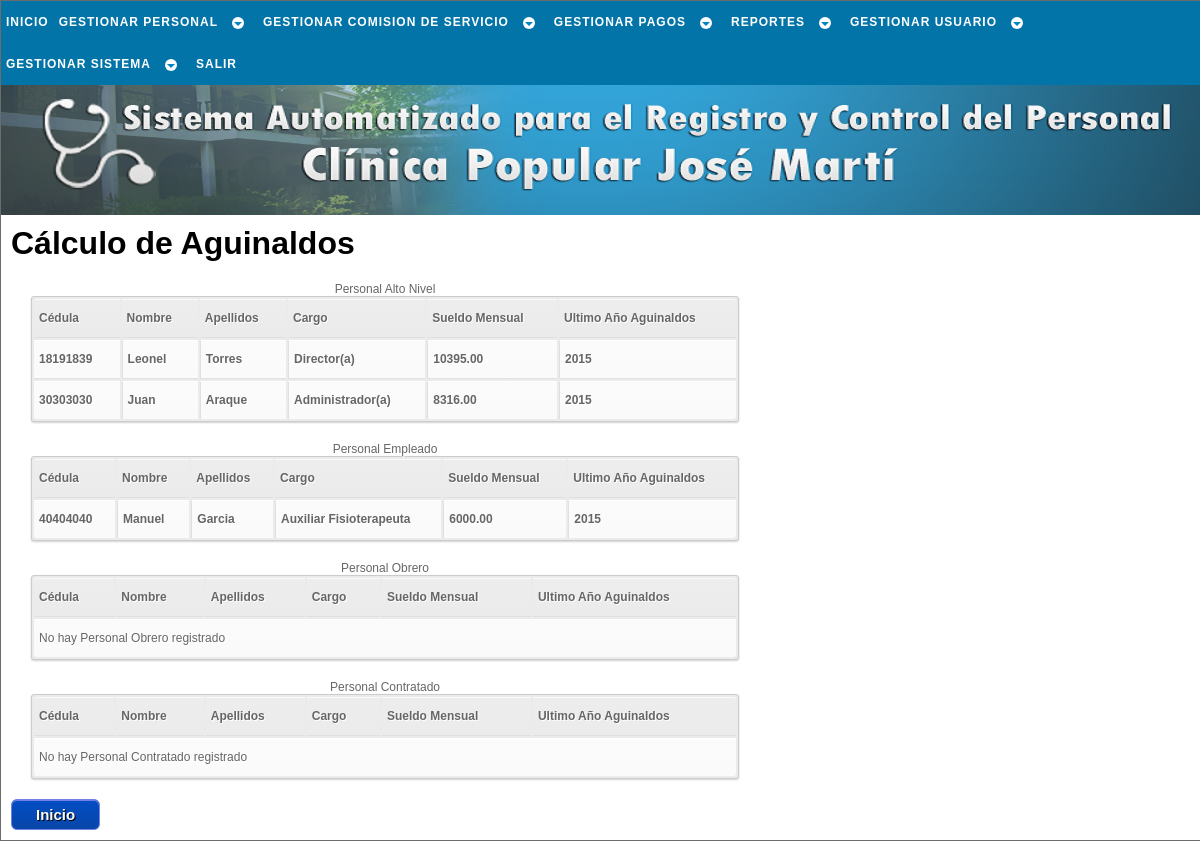
Page /php/pago/calc_aguinaldo_a.php (signed in) on the earlier database version.
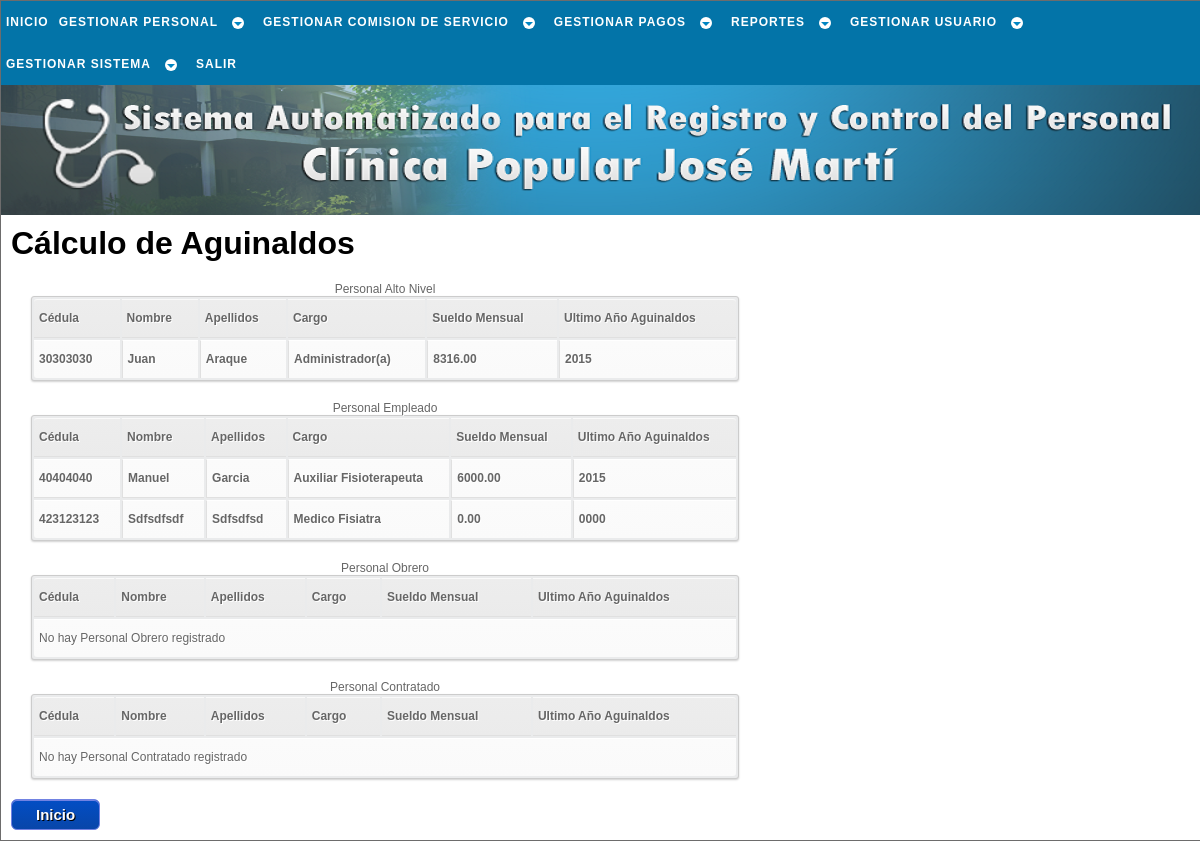
Same page on the later database version.
### tables this page shows
CREATE TABLE `laboral` (
  `cedula` int(12) NOT NULL,
  `sueldo_mensual` decimal(7,2) NOT NULL,
  `fecha_ingreso` date NOT NULL,
  `condicion` varchar(10) NOT NULL,
  `cargo` varchar(23) NOT NULL,
  `rango` varchar(22) NOT NULL,
  `area_desemp` varchar(14) NOT NULL,
  `resolucion` varchar(40) NOT NULL,
  `ley` varchar(5) NOT NULL,
  PRIMARY KEY (`cedula`),
  CONSTRAINT `laboral_ibfk_1` FOREIGN KEY (`cedula`) REFERENCES `trabajador` (`cedula`) ON UPDATE CASCADE
);

CREATE TABLE `trabajador` (
  `cedula` int(12) NOT NULL,
  `nombre` varchar(30) NOT NULL,
  `apellido` varchar(30) NOT NULL,
  `ciudadania` varchar(15) NOT NULL,
  `pasaporte` varchar(30) NOT NULL,
  `libreta_militr` varchar(30) NOT NULL,
  `fe_nac` date NOT NULL,
  `lug_nac` varchar(30) NOT NULL,
  `est_civil` varchar(15) NOT NULL,
  `nconyugue` varchar(50) NOT NULL,
  `estudia` int(1) NOT NULL,
  `direccion` varchar(50) NOT NULL,
  `telefono` varchar(12) NOT NULL,
  `telefono_em` varchar(12) NOT NULL,
  `estado` tinyint(1) NOT NULL,
  `actualizado` date NOT NULL,
  PRIMARY KEY (`cedula`)
);

CREATE TABLE `aguinaldo` (
  `id_aguinaldo` int(7) NOT NULL AUTO_INCREMENT,
  `cantidad_mes` int(2) NOT NULL COMMENT 'Cantidad de meses para el calculo de aguinaldos',
  `anno_calculo` year(4) NOT NULL COMMENT 'Año en que se realizo el calculo de aguinaldo para el trabajador',
  `sid` decimal(7,2) NOT NULL COMMENT 'Sueldo Integral Diario',
  `total_pagar` decimal(7,2) NOT NULL COMMENT 'Total a pagar por aguinaldos',
  `cedula` int(12) NOT NULL,
  PRIMARY KEY (`id_aguinaldo`),
  KEY `cedula` (`cedula`),
  CONSTRAINT `aguinaldo_ibfk_1` FOREIGN KEY (`cedula`) REFERENCES `laboral` (`cedula`) ON UPDATE CASCADE
);

### php/_sql/conslt_trabj_sql.php (called while the page is built, shortened)
<?php
	function conslt_rango_trb($cnx_bd,$dato1,$dato2){
		$sql = "SELECT trabajador.cedula,nombre,apellido,cargo,sueldo_mensual,fecha_ingreso
				FROM trabajador
				JOIN laboral ON laboral.cedula = trabajador.cedula
				WHERE rango = '$dato1'
				AND condicion = '$dato2'
				AND estado = 1
				ORDER BY sueldo_mensual
				DESC";
		$resultado = $cnx_bd->query($sql);
		return $resultado;
	}
	function conslt_condicion_trb($cnx_bd,$dato){
		$sql = "SELECT trabajador.cedula,nombre,apellido,cargo,sueldo_mensual,fecha_ingreso
				FROM trabajador
				JOIN laboral ON laboral.cedula = trabajador.cedula
				WHERE condicion = '$dato'
				AND estado = 1
				ORDER BY sueldo_mensual
				DESC";
		$resultado = $cnx_bd->query($sql);
		return $resultado;
	}
	function conslt_fch($cnx_bd,$campo,$tabla,$ced){
		$sql = "SELECT $campo
				FROM $tabla
				WHERE cedula = '$ced'
				ORDER BY $campo
				DESC
				LIMIT 1";
		$resultado = $cnx_bd->query($sql);
		return $resultado;
	}
?>

### php/pago/calc_aguinaldo_a.php (the view, shortened to what this page needs)
<!DOCTYPE html PUBLIC "-//W3C//DTD XHTML 1.1//EN" "http://www.w3.org/TR/xhtml11/DTD/xhtml11.dtd" />
<html xmlns="http://www.w3.org/1999/xhtml" xml:lang="es" lang="es" dir="ltr">
	<head>
		<link rel="stylesheet" href="../../css/estilo.css" type="text/css" media="screen" />
    </head>
	<body>
		<div id="cuerpo">
			<div id="menu">
				<div id="cssmenu">
					<?php include('../_menu/menu_pago.php'); ?>
				</div>
			</div>
			<div id="inicio">
			</div>
			<div id="pagina">
				<?php
					$cnx_bd = conexion();
					include('../_sql/conslt_trabj_sql.php');
					$alto = conslt_rango_trb($cnx_bd,'Personal de Alto Nivel','Fijo');
					$empleado = conslt_rango_trb($cnx_bd,'Personal Empleado','Fijo');
					$obrero = conslt_rango_trb($cnx_bd,'Personal Obrero','Fijo');
					$contratado = conslt_condicion_trb($cnx_bd,'Contratado');
				?>
				<h1>Cálculo de Aguinaldos</h1>
				<table id="tabla">
					<caption>Personal Alto Nivel</caption>
					<tr>
						<th>Cédula</th>
						<th>Nombre</th>
						<th>Apellidos</th>
						<th>Cargo</th>
						<th>Sueldo Mensual</th>
						<th>Ultimo Año Aguinaldos</th>
					</tr>
					<?php
					if ($alto->num_rows < 1) {
					?>
					<tr>
						<td colspan="6">No hay Personal de Alto Nivel registrado</td>
					</tr>
					<?php
					}else{
						while ($fila = $alto->fetch_object()){
							$fcha = conslt_fch($cnx_bd,'anno_calculo','aguinaldo',$fila->cedula);
							$fch_fila = $fcha->fetch_object();
							$a='0000';
							if (isset($fch_fila)) $a = $fch_fila->anno_calculo;
					?>
							<tr>
								<td><a href="calc_aguinaldo_b.php?c=<?=$fila->cedula?>" title="Click para calcular los aguinaldos del trabajador"><?=$fila->cedula?></a></td>
								<td><a href="calc_aguinaldo_b.php?c=<?=$fila->cedula?>" title="Click para calcular los aguinaldos del trabajador"><?=$fila->nombre?></a></td>
								<td><a href="calc_aguinaldo_b.php?c=<?=$fila->cedula?>" title="Click para calcular los aguinaldos del trabajador"><?=$fila->apellido?></a></td>
								<td><a href="calc_aguinaldo_b.php?c=<?=$fila->cedula?>" title="Click para calcular los aguinaldos del trabajador"><?=$fila->cargo?></a></td>
								<td><a href="calc_aguinaldo_b.php?c=<?=$fila->cedula?>" title="Click para calcular los aguinaldos del trabajador"><?=$fila->sueldo_mensual?></a></td>
								<td><a href="calc_aguinaldo_b.php?c=<?=$fila->cedula?>" title="Click para calcular los aguinaldos del trabajador"><?=$a?></a></td>
							</tr>
					<?php
						}
					}
					?>
				</table>
				<table id="tabla">
					<caption>Personal Empleado</caption>
					<tr>
						<th>Cédula</th>
						<th>Nombre</th>
						<th>Apellidos</th>
						<th>Cargo</th>
						<th>Sueldo Mensual</th>
						<th>Ultimo Año Aguinaldos</th>
					</tr>
					<?php
					if ($empleado->num_rows < 1) {
					?>
					<tr>
						<td colspan="6">No hay Personal Empleado registrado</td>
					</tr>
					<?php
					}else{
						while ($fila = $empleado->fetch_object()){
							$fcha = conslt_fch($cnx_bd,'anno_calculo','aguinaldo',$fila->cedula);
							$fch_fila = $fcha->fetch_object();
							$a='0000';
							if (isset($fch_fila)) $a = $fch_fila->anno_calculo;
					?>
							<tr>
								<td><a href="calc_aguinaldo_b.php?c=<?=$fila->cedula?>" title="Click para calcular los aguinaldos del trabajador"><?=$fila->cedula?></a></td>
								<td><a href="calc_aguinaldo_b.php?c=<?=$fila->cedula?>" title="Click para calcular los aguinaldos del trabajador"><?=$fila->nombre?></a></td>
								<td><a href="calc_aguinaldo_b.php?c=<?=$fila->cedula?>" title="Click para calcular los aguinaldos del trabajador"><?=$fila->apellido?></a></td>
								<td><a href="calc_aguinaldo_b.php?c=<?=$fila->cedula?>" title="Click para calcular los aguinaldos del trabajador"><?=$fila->cargo?></a></td>
								<td><a href="calc_aguinaldo_b.php?c=<?=$fila->cedula?>" title="Click para calcular los aguinaldos del trabajador"><?=$fila->sueldo_mensual?></a></td>
								<td><a href="calc_aguinaldo_b.php?c=<?=$fila->cedula?>" title="Click para calcular los aguinaldos del trabajador"><?=$a?></a></td>
							</tr>
					<?php
						}
					}
					?>
				</table>
				<table id="tabla">
					<caption>Personal Obrero</caption>
					<tr>
						<th>Cédula</th>
						<th>Nombre</th>
						<th>Apellidos</th>
						<th>Cargo</th>
						<th>Sueldo Mensual</th>
						<th>Ultimo Año Aguinaldos</th>
					</tr>
					<?php
					if ($obrero->num_rows < 1) {
					?>
					<tr>
						<td colspan="6">No hay Personal Obrero registrado</td>
					</tr>
					<?php
					}
					?>
				</table>
				<table id="tabla">
					<caption>Personal Contratado</caption>
					<tr>
						<th>Cédula</th>
						<th>Nombre</th>
						<th>Apellidos</th>
						<th>Cargo</th>
						<th>Sueldo Mensual</th>
						<th>Ultimo Año Aguinaldos</th>
					</tr>
					<?php
					if ($contratado->num_rows < 1) {
					?>
					<tr>
						<td colspan="6">No hay Personal Contratado registrado</td>
					</tr>
					<?php
					}
					?>
				</table>
				<a href="../inicio.php" class="enlaceboton" title="Click para ir al inicio de SACLIPOP">Inicio</a>
			</div>
		</div>
	</body>
</html>

### php/_menu/menu_pago.php (shortened to what this page needs)
<ul>
	<li title="Click para ir al inicio de SACLIPOP"><a href="../inicio.php"><span>Inicio</span></a></li>
	<li class="has-sub" title="Opciones para gestión del personal"><a href="#"><span>Gestionar Personal</span></a>
	</li>
	<li class="has-sub" title="Opciones para gestión de comisión de servicio"><a href="#"><span>Gestionar Comision de Servicio</span></a>
	</li>
	<?php if($_SESSION["nivel_usuario"] == 1){ ?>
			<li class="has-sub" title="Opciones para gestión de pagos"><a href="#"><span>Gestionar Pagos</span></a>
			</li>
	<?php } ?>
	<li class="has-sub" title="Opciones para generar reportes"><a href="#"><span>Reportes</span></a>
	</li>
	<li class="has-sub" title="Opciones para gestionar usuario"><a href="#"><span>Gestionar Usuario</span></a>
	</li>
		<li class="has-sub" title="Opciones para gestionar SACLIPOP"><a href="#"><span>Gestionar Sistema</span></a>
		</li>
	<li title="Click para para salir del sistema SACLIPOP"><a href="../_sesion/salir_sesion.php"><span>Salir</span></a></li>
</ul>

Differences in the rows shown:
no longer on this page (row unchanged): laboral: cedula.cedula "18191839", cedula.nombre "Leonel", cedula.apellido "Torres", cargo "Director(a)", sueldo_mensual "10395.00", aguinaldo.anno_calculo "2015", shown under "Personal Alto Nivel"
added laboral: cedula.cedula "423123123", cedula.nombre "Sdfsdfsdf", cedula.apellido "Sdfsdfsd", cargo "Medico Fisiatra", sueldo_mensual "0.00", a "0000", shown under "Personal Empleado"
